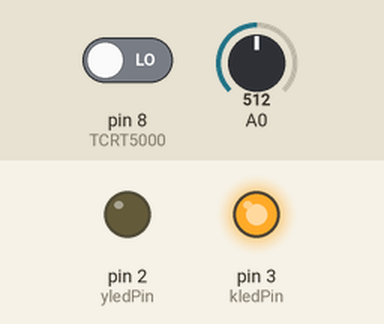
A sketch run on a simulated Arduino Uno, built with avr-gcc and run on an emulated ATmega328P. On the bench: output pins drawn as LEDs (lit = HIGH). The inputs (shaded band) are chosen by the test bench; at power-on: pin 8 (TCRT5000) LOW, A0 = 512. What the sketch prints to the serial monitor is not drawn.

Above: at 1.2 s.
1.3 s: pin 8 (TCRT5000) driven HIGH
At 2.5 s:
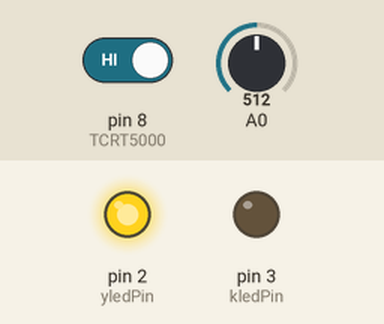
2.8 s: pin 8 (TCRT5000) driven LOW
At 3.8 s:
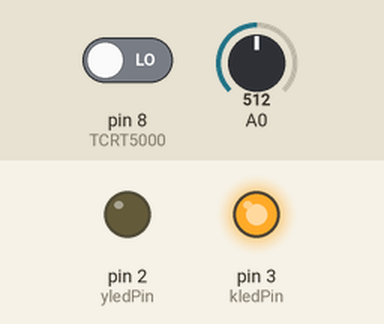
Timing chart, 0 to 5.8 s (numbered marks = the images above; inputs shaded):
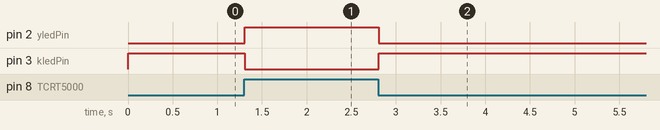

Measured:
- after the input at 1.3 s, pin 2 (yledPin): LOW → HIGH at once; pin 3 (kledPin): HIGH → LOW at once
- after the input at 2.8 s, pin 2 (yledPin): HIGH → LOW at once; pin 3 (kledPin): LOW → HIGH at once

The sketch:

kizilotesi_sensor_isik.ino
```cpp
int kledPin=3;
int yledPin=2;
int TCRT5000=8;

void setup() {
  Serial.begin(9600);
  pinMode(TCRT5000,INPUT);
  pinMode(kledPin,OUTPUT);
  pinMode(yledPin,OUTPUT);

}

void loop() {
 int bilgi_d =digitalRead(TCRT5000);
 int bilgi_a =analogRead(A0);

 Serial.println(bilgi_a);

 if(bilgi_d==1){
  digitalWrite(yledPin,HIGH);
  digitalWrite(kledPin,LOW);
  delay(100);
 }else{
  digitalWrite(yledPin,LOW);
  digitalWrite(kledPin,HIGH);
  delay(100);
 }

}
```
